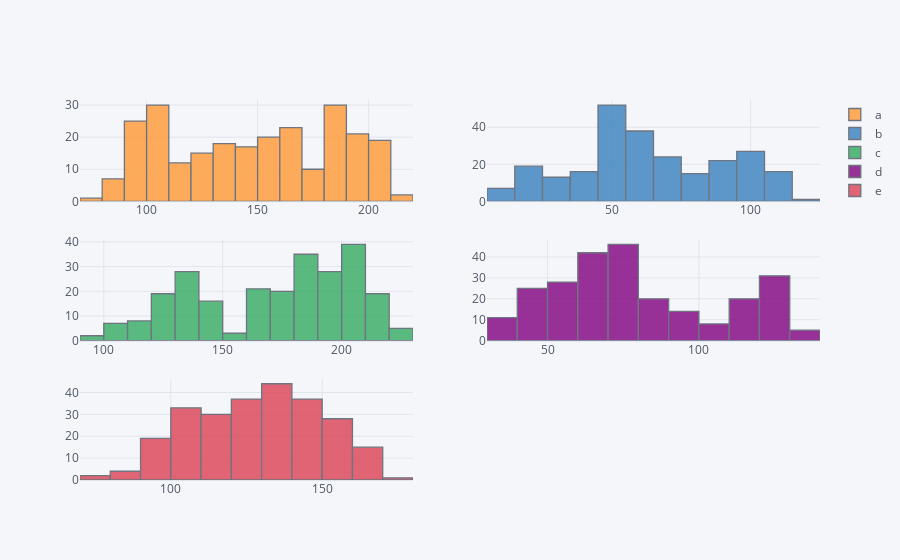

Notebook code cell kept with this figure:
### Code cell
df.iplot(kind='hist',
             subplots=True,
             bins=15,
        )

### Figure 1 — Plotly figure (JSON) as saved in the notebook; plotly's stock layout.template omitted (floating-point values rounded to 4 significant figures; data arrays with more than 128 entries replaced by an {"elided": "..."} marker saying what was removed)
{"data": [{"histfunc": "count", "histnorm": "", "marker": {"color": "rgba(255, 153, 51, 1.0)", "line": {"color": "#4D5663", "width": 1.3}}, "name": "a", "nbinsx": 15, "opacity": 0.8, "orientation": "v", "type": "histogram", "x": {"elided": "250 float values"}, "xaxis": "x", "yaxis": "y"}, {"histfunc": "count", "histnorm": "", "marker": {"color": "rgba(55, 128, 191, 1.0)", "line": {"color": "#4D5663", "width": 1.3}}, "name": "b", "nbinsx": 15, "opacity": 0.8, "orientation": "v", "type": "histogram", "x": {"elided": "250 float values"}, "xaxis": "x2", "yaxis": "y2"}, {"histfunc": "count", "histnorm": "", "marker": {"color": "rgba(50, 171, 96, 1.0)", "line": {"color": "#4D5663", "width": 1.3}}, "name": "c", "nbinsx": 15, "opacity": 0.8, "orientation": "v", "type": "histogram", "x": {"elided": "250 float values"}, "xaxis": "x3", "yaxis": "y3"}, {"histfunc": "count", "histnorm": "", "marker": {"color": "rgba(128, 0, 128, 1.0)", "line": {"color": "#4D5663", "width": 1.3}}, "name": "d", "nbinsx": 15, "opacity": 0.8, "orientation": "v", "type": "histogram", "x": {"elided": "250 float values"}, "xaxis": "x4", "yaxis": "y4"}, {"histfunc": "count", "histnorm": "", "marker": {"color": "rgba(219, 64, 82, 1.0)", "line": {"color": "#4D5663", "width": 1.3}}, "name": "e", "nbinsx": 15, "opacity": 0.8, "orientation": "v", "type": "histogram", "x": {"elided": "250 float values"}, "xaxis": "x5", "yaxis": "y5"}], "layout": {"autosize": true, "barmode": "overlay", "legend": {"bgcolor": "#F5F6F9", "font": {"color": "#4D5663"}}, "paper_bgcolor": "#F5F6F9", "plot_bgcolor": "#F5F6F9", "title": {"font": {"color": "#4D5663"}}, "xaxis": {"anchor": "y", "autorange": true, "domain": [0, 0.45], "gridcolor": "#E1E5ED", "range": [70, 220], "showgrid": true, "tickfont": {"color": "#4D5663"}, "title": {"font": {"color": "#4D5663"}, "text": ""}, "type": "linear", "zerolinecolor": "#E1E5ED"}, "xaxis2": {"anchor": "y2", "autorange": true, "domain": [0.55, 1], "gridcolor": "#E1E5ED", "range": [5, 125], "showgrid": true, "tickfont": {"color": "#4D5663"}, "title": {"font": {"color": "#4D5663"}, "text": ""}, "type": "linear", "zerolinecolor": "#E1E5ED"}, "xaxis3": {"anchor": "y3", "autorange": true, "domain": [0, 0.45], "gridcolor": "#E1E5ED", "range": [90, 230], "showgrid": true, "tickfont": {"color": "#4D5663"}, "title": {"font": {"color": "#4D5663"}, "text": ""}, "type": "linear", "zerolinecolor": "#E1E5ED"}, "xaxis4": {"anchor": "y4", "autorange": true, "domain": [0.55, 1], "gridcolor": "#E1E5ED", "range": [30, 140], "showgrid": true, "tickfont": {"color": "#4D5663"}, "title": {"font": {"color": "#4D5663"}, "text": ""}, "type": "linear", "zerolinecolor": "#E1E5ED"}, "xaxis5": {"anchor": "y5", "autorange": true, "domain": [0, 0.45], "gridcolor": "#E1E5ED", "range": [70, 180], "showgrid": true, "tickfont": {"color": "#4D5663"}, "title": {"font": {"color": "#4D5663"}, "text": ""}, "type": "linear", "zerolinecolor": "#E1E5ED"}, "yaxis": {"anchor": "x", "autorange": true, "domain": [0.7333, 1], "gridcolor": "#E1E5ED", "range": [0, 31.58], "showgrid": true, "tickfont": {"color": "#4D5663"}, "title": {"font": {"color": "#4D5663"}, "text": ""}, "zerolinecolor": "#E1E5ED"}, "yaxis2": {"anchor": "x2", "autorange": true, "domain": [0.7333, 1], "gridcolor": "#E1E5ED", "range": [0, 54.74], "showgrid": true, "tickfont": {"color": "#4D5663"}, "title": {"font": {"color": "#4D5663"}, "text": ""}, "zerolinecolor": "#E1E5ED"}, "yaxis3": {"anchor": "x3", "autorange": true, "domain": [0.3667, 0.6333], "gridcolor": "#E1E5ED", "range": [0, 41.05], "showgrid": true, "tickfont": {"color": "#4D5663"}, "title": {"font": {"color": "#4D5663"}, "text": ""}, "zerolinecolor": "#E1E5ED"}, "yaxis4": {"anchor": "x4", "autorange": true, "domain": [0.3667, 0.6333], "gridcolor": "#E1E5ED", "range": [0, 48.42], "showgrid": true, "tickfont": {"color": "#4D5663"}, "title": {"font": {"color": "#4D5663"}, "text": ""}, "zerolinecolor": "#E1E5ED"}, "yaxis5": {"anchor": "x5", "autorange": true, "domain": [0, 0.2667], "gridcolor": "#E1E5ED", "range": [0, 46.32], "showgrid": true, "tickfont": {"color": "#4D5663"}, "title": {"font": {"color": "#4D5663"}, "text": ""}, "zerolinecolor": "#E1E5ED"}}}
